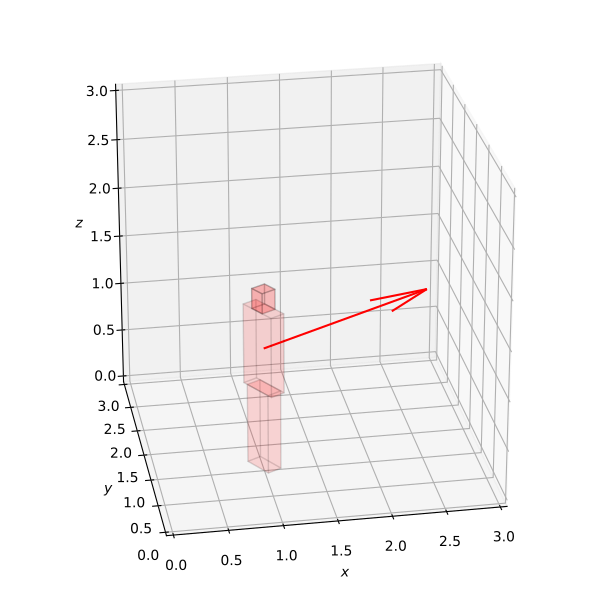

Reproduce this figure in Python.
import matplotlib.pyplot as plt
import numpy as np

from owcsimpy.geoobjects.models.humancubes_py import HumanCubes_py as Human
from owcsimpy.geoutils.draw import draw
person = Human(np.array([1,1]),np.deg2rad(30),reflectivities={'hair':0.7,'face':0.5,'shirt':0.3})

draw(models3d=person,figsize=(6,6),azim=-100,elev=25,xlim=[0,3],ylim=[0,3],zlim=[0,3]);

plt.show()
